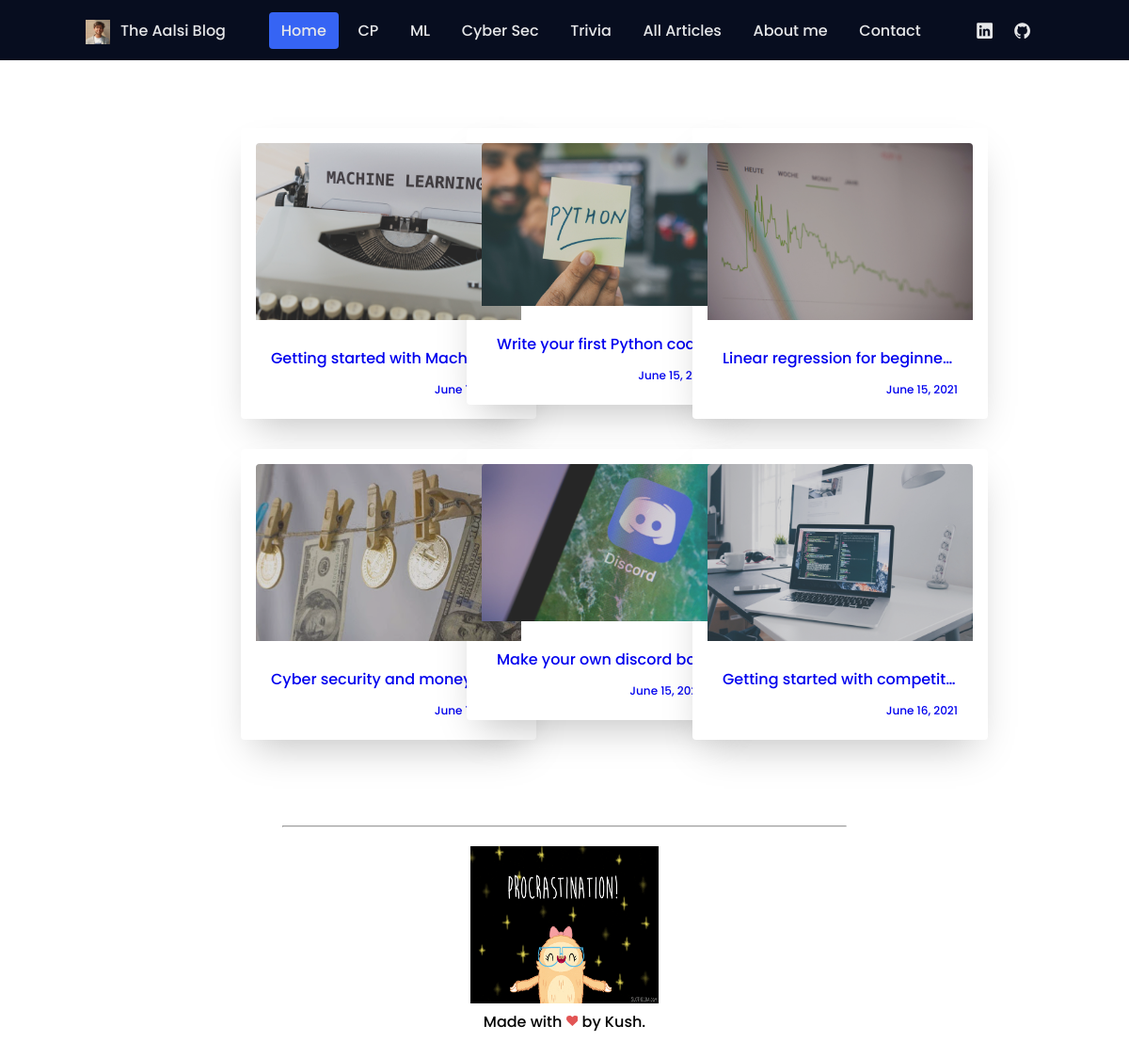
The page /articles on the database its author committed.
### home/models.py (models this page shows, shortened)
class Articles(models.Model):
    title = models.CharField(max_length=50)
    img = models.ImageField(null = True, blank = True, upload_to = 'static/images/')
    author = models.CharField(max_length=100)
    tags = models.CharField(max_length=500, default="")
    article_body = RichTextField(blank = True, null = True)
    likes = models.IntegerField(default=0, blank=True)
    date_added = models.DateField(default=django.utils.timezone.now)
    reading_time = models.IntegerField(default=0, null=True, blank=True)

### home/views.py (the view)
# urls.py: path('articles', views.all_articles, name = "all"),
def all_articles(request):
    articles = Articles.objects.all()
    ctx = {
        'articles' : articles,
        'title' : "All Posts"
    }
    return render(request, 'articles.html', context=ctx)

### templates/articles.html (shortened to what this page needs)
{% extends 'base.html' %}
{% block content %}
<ul class="cards">
    {% for art in articles %}
        <li class="cards__item">
            <a href={% url 'article' art.title %}>
                <div class="card">
                    <img class="card__image" src={{art.img.url}}>
                    <div class="card__content">
                        <p class="card_title">
                            {{art.title}}
                        </p>
                        <p class = "card_date">
                            {{art.date_added}}
                        </p>
                    </div>
                </div>
            </a>
        </li>
    {% endfor %}
</ul>
{% endblock content %}

### static/styles.css (style rules this page uses)
:root { --header-height: 3rem; --first-color: #3664F4; --dark-color: #070D1F; --dark-color-alt: #282B3A; --white-color: #E6E7E9; --body-font: 'Poppins', sans-serif; --normal-font-size: .938rem; --small-font-size: .813rem; --z-fixed: 100; }
@media screen and (min-width: 768px) { :root { --normal-font-size: 1rem; --small-font-size: .875rem; } }
body { margin: var(--header-height) 0 0 0; font-family: var(--body-font); font-size: var(--normal-font-size); font-weight: 500; }
ul { margin: 0; padding: 0; list-style: none; }
a { text-decoration: none; }
img { max-width: 100%; height: auto; }
@media screen and (min-width: 768px) { body { margin: 0; } }
.card { box-shadow: 0 4px 8px 0 rgba(0, 0, 0, 0.2); padding: 16px; text-align: center; background-color: #f1f1f1; }
.card_title { white-space: nowrap; overflow: hidden; text-overflow: ellipsis; max-width: 250px; margin: auto; }
.cards { display: flex; flex-wrap: wrap; list-style: none; margin: 0; padding: 0; margin-top: 60px; }
.cards__item { display: flex; padding: 1rem; }
@media (min-width: 40rem) { .cards__item { width: 50%; } }
@media (min-width: 56rem) { .cards__item { width: 33.3333%; } }
.card { background-color: white; border-radius: 0.25rem; box-shadow: 0 20px 40px -14px rgba(0, 0, 0, 0.25); display: flex; flex-direction: column; overflow: hidden; }
.card__content { display: flex; flex: 1 1 auto; flex-direction: column; padding: 1rem; }
.card__image { background-position: center center; background-repeat: no-repeat; background-size: cover; border-top-left-radius: 0.25rem; border-top-right-radius: 0.25rem; filter: contrast(70%); overflow: hidden; position: relative; transition: filter 0.5s cubic-bezier(0.43, 0.41, 0.22, 0.91); }
.card__image::before { content: ""; display: block; padding-top: 56.25%; }
@media (min-width: 40rem) { .card__image::before { padding-top: 66.6%; } }
.card > img { margin-bottom: .75rem; }
.card_date { margin-bottom: -10px; text-align: right; font-size: 12px; }

### rows shown on the page
Articles: img (picture), title "Getting started with Machine…", date_added "June…"
Articles: img (picture), title "Write your first Python code!", date_added "June 15, 2021"
Articles: img (picture), title "Linear regression for beginne…", date_added "June 15, 2021"
Articles: img (picture), title "Cyber security and money la…", date_added "June…"
Articles: img (picture), title "Make your own discord bot", date_added "June 15, 2021"
Articles: img (picture), title "Getting started with competit…", date_added "June 16, 2021"
